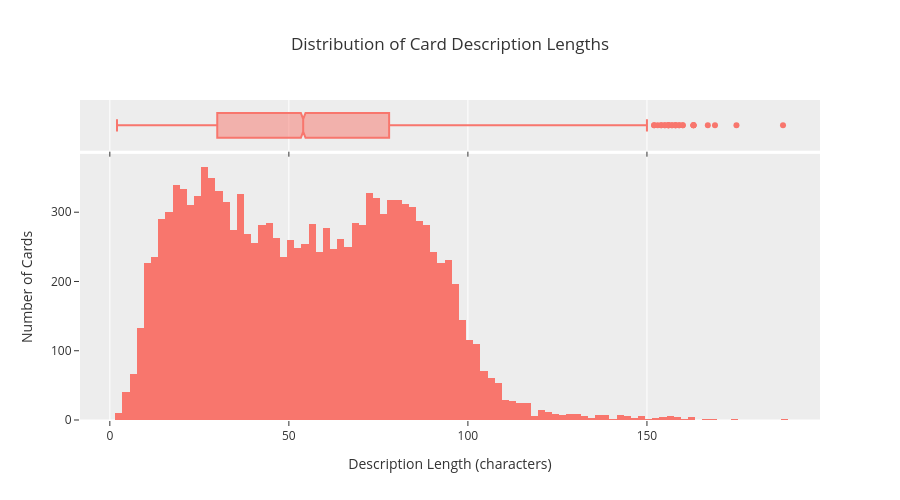

Notebook code cell kept with this figure:
### Code cell
fig = px.histogram(
    data, 
    x='desc_length',
    title='Distribution of Card Description Lengths',
    height=500,
    template='ggplot2',
    # nbins=50,  
    marginal='box'
)
fig.update_yaxes(showgrid=False)
fig.update_layout(xaxis_title='Description Length (characters)', yaxis_title='Number of Cards')
fig.show()

### Figure 1 — Plotly figure (JSON) as saved in the notebook; plotly's stock layout.template omitted (floating-point values rounded to 4 significant figures; data arrays with more than 128 entries replaced by an {"elided": "..."} marker saying what was removed)
{"data": [{"bingroup": "x", "hovertemplate": "desc_length=%{x}<br>count=%{y}<extra></extra>", "legendgroup": "", "marker": {"color": "#F8766D", "pattern": {"shape": ""}}, "name": "", "orientation": "v", "showlegend": false, "type": "histogram", "x": {"elided": "13515 int values"}, "xaxis": "x", "yaxis": "y"}, {"hovertemplate": "desc_length=%{x}<extra></extra>", "legendgroup": "", "marker": {"color": "#F8766D"}, "name": "", "notched": true, "showlegend": false, "type": "box", "x": {"elided": "13515 int values"}, "xaxis": "x2", "yaxis": "y2"}], "layout": {"barmode": "relative", "height": 500, "legend": {"tracegroupgap": 0}, "title": {"text": "Distribution of Card Description Lengths"}, "xaxis": {"anchor": "y", "domain": [0, 1], "title": {"text": "Description Length (characters)"}}, "xaxis2": {"anchor": "y2", "domain": [0, 1], "matches": "x", "showticklabels": false}, "yaxis": {"anchor": "x", "domain": [0, 0.8316], "showgrid": false, "title": {"text": "Number of Cards"}}, "yaxis2": {"anchor": "x2", "domain": [0.8416, 1], "matches": "y2", "showgrid": false, "showline": false, "showticklabels": false, "ticks": ""}}}
